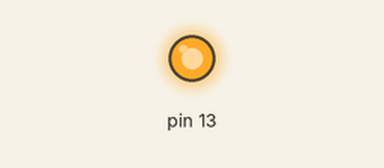
Bench run of a sketch on a simulated Arduino Uno, built with avr-gcc and run on an emulated ATmega328P. Shown: output pins drawn as LEDs (lit = HIGH).

Above: at 1.1 s.
At 37.9 s:
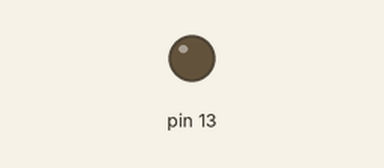
Timing chart, 0 to 41.0 s (numbered marks = the images above):
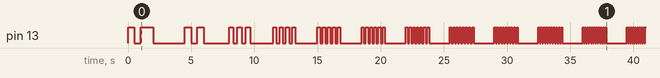

The sketch:

sketch_nov25a.ino
```cpp
#include <Arduino.h>

void setup() {
    pinMode(13, OUTPUT);
    blinks(2);
}

void loop() {


  for (int i=1; i <= 25; i++){
    for (int j=1; j <= i; j++){
      blinks(i);
    }
    delay(1500);
  }
}

void blinks(int d)
{
   digitalWrite(13, 1);
   delay(1000/d);
   digitalWrite(13, 0);
   delay(1000/d);
}
```

Measured:
- by itself, pin 13: HIGH → LOW at 0.50 s, → HIGH 0.50 s later, → LOW 1.0 s later, → HIGH 2.5 s later, … (152 changes in this stretch)
